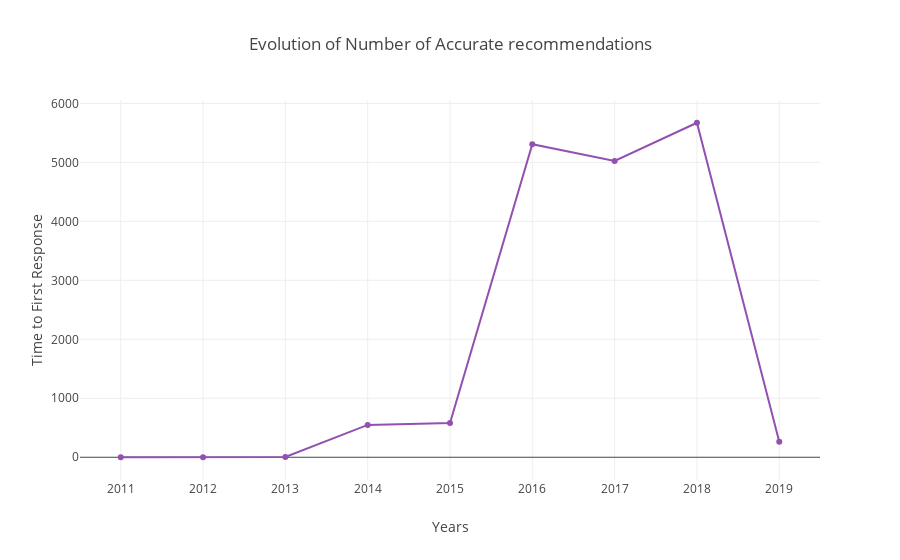

Source (notebook cell):
### Markdown cell above
## 3- Number of accurate recommendations:
Next, we examine how many accurate recommendations are sent each year. How many of them were answered by the recipients of the emails. Again, this number must be maximized by our recommender system.

### Code cell
# Number of accurate recommendations
emails['date_sent'] = pd.to_datetime(emails['date_sent'], infer_datetime_format=True)
matches = pd.read_csv('../input/matches.csv')
matches = matches.join(emails[['recipient_id', 'date_sent']], on='matches_email_id')

matches = matches.rename(columns={'matches_question_id': 'question_id', 'matches_email_id': 'email_id'})
all_recommendations_per_year = []
accurate_recommendations_per_year = []
matches['author_id'] = matches['recipient_id']
for y in years:
    year_answers = answers[answers['date_added'].dt.year == y]
    year_recommendations = matches[matches['date_sent'].dt.year == y]
    all_recommendations_per_year.append(len(year_recommendations))
    m = year_answers.reset_index().merge(year_recommendations, on=['question_id', 'author_id']).set_index('answers_id')
    nbr_accurate_recommendations = len(m)
    accurate_recommendations_per_year.append(nbr_accurate_recommendations)
    #print(f'- {(nbr_accurate_recommendations/len(matches))*100:.2f} % of recommended questions in emails were accurate (lead to professional answering the recommended question) ({nbr_accurate_recommendations})')

#print(accurate_recommendations_per_year)
LINE_COLOR = '#9250B0'
fig = {
    'data': [{
        'type': 'scatter',
        'x': years,
        'y': accurate_recommendations_per_year,
        'line': {'color': LINE_COLOR}
    }],
    'layout': {
        'title': 'Evolution of Number of Accurate recommendations',
        'xaxis': {'title': 'Years'},
        'yaxis': {'title': 'Time to First Response'}
    }
}
iplot(fig)

### Figure 1 — Plotly figure (JSON) as saved in the notebook; plotly's stock layout.template omitted (floating-point values rounded to 4 significant figures)
{"data": [{"line": {"color": "#9250B0"}, "x": [2011, 2012, 2013, 2014, 2015, 2016, 2017, 2018, 2019], "y": [0, 0, 5, 548, 581, 5309, 5024, 5672, 264], "type": "scatter", "uid": "f02f8496-0479-4f33-8b10-d4bf04ba6867"}], "layout": {"title": {"text": "Evolution of Number of Accurate recommendations"}, "xaxis": {"title": {"text": "Years"}}, "yaxis": {"title": {"text": "Time to First Response"}}}}
